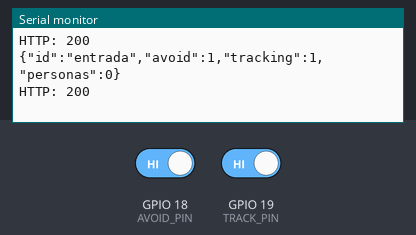
Bench run of a program on a simulated ESP32. On the bench: the last lines printed to the serial monitor. The inputs (shaded band) are chosen by the test bench; at power-on: GPIO 18 (AVOID_PIN) HIGH, GPIO 19 (TRACK_PIN) HIGH. WiFi joins after 1.5 s; servers stay silent unless stated; uploads are accepted with an empty reply.

Above: at 2.7 s.
2.8 s: GPIO 18 (AVOID_PIN) driven LOW
At 3.06 s:
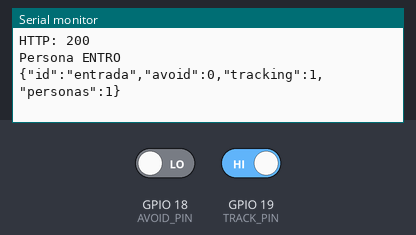
4.4 s: GPIO 19 (TRACK_PIN) driven LOW
At 5.16 s:
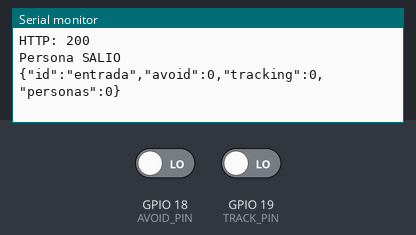
6.5 s: GPIO 18 (AVOID_PIN) driven HIGH
At 7.26 s:
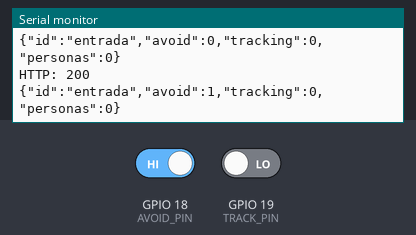

The program:

main.cpp
```cpp
#include <WiFi.h>
#include <HTTPClient.h>

// WIFI
const char *ssid = "ESP32_TEST2";
const char *password = "12345678";

//  IP de el servidor
const char *serverName =
    "http://172.20.10.2:8040/data";

// Pines
#define AVOID_PIN 18
#define TRACK_PIN 19

int personas = 0;

// Estados anteriores
int lastAvoid = 1;
int lastTrack = 1;

void setup()
{

  Serial.begin(115200);

  pinMode(AVOID_PIN, INPUT);
  pinMode(TRACK_PIN, INPUT);

  // WiFi
  WiFi.begin(ssid, password);

  while (WiFi.status() != WL_CONNECTED)
  {
    delay(500);
    Serial.print(".");
  }

  Serial.println("");
  Serial.println("WiFi conectado");
}

void loop()
{

  int avoid =
      digitalRead(AVOID_PIN);

  int tracking =
      digitalRead(TRACK_PIN);

  // =====================
  // ENTRADA
  // =====================

  if (avoid == 0 && lastAvoid == 1)
  {

    personas++;

    Serial.println("Persona ENTRO");
  }

  // =====================
  // SALIDA
  // =====================

  if (tracking == 0 && lastTrack == 1)
  {

    personas--;

    if (personas < 0)
    {
      personas = 0;
    }

    Serial.println("Persona SALIO");
  }

  // Guardar estados
  lastAvoid = avoid;
  lastTrack = tracking;

  // JSON
  String json = "{";

  json += "\"id\":\"entrada\",";
  json += "\"avoid\":" + String(avoid) + ",";
  json += "\"tracking\":" + String(tracking) + ",";
  json += "\"personas\":" + String(personas);

  json += "}";

  Serial.println(json);

  // HTTP
  if (WiFi.status() == WL_CONNECTED)
  {

    HTTPClient http;

    http.begin(serverName);

    http.addHeader(
        "Content-Type",
        "application/json");

    int response =
        http.POST(json);

    Serial.print("HTTP: ");
    Serial.println(response);

    http.end();
  }

  delay(500);
}
```

Measured:
- after the input at 2.8 s, the serial monitor: prints a new line after 0.10 s (image 1)
- after the input at 4.4 s, the serial monitor: prints a new line after 0.61 s (image 2)
- after the input at 6.5 s, the serial monitor: prints a new line after 0.61 s (image 3)
